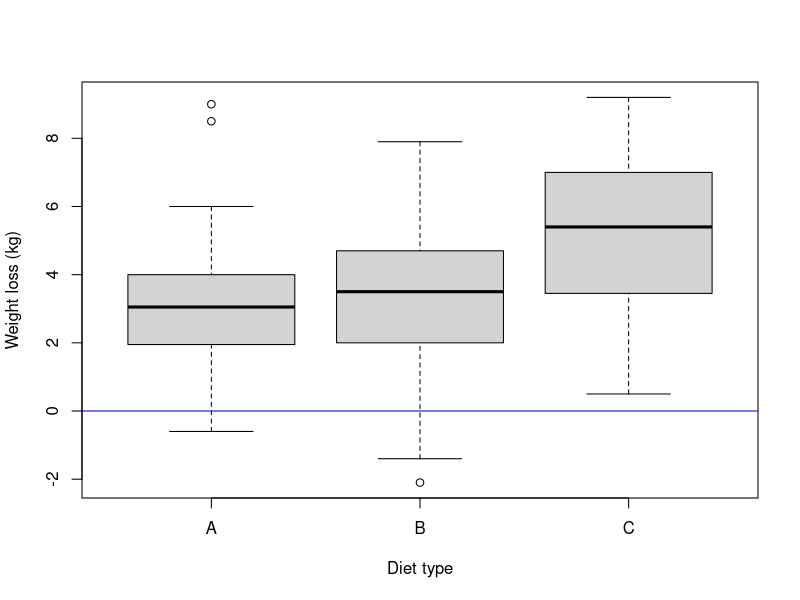
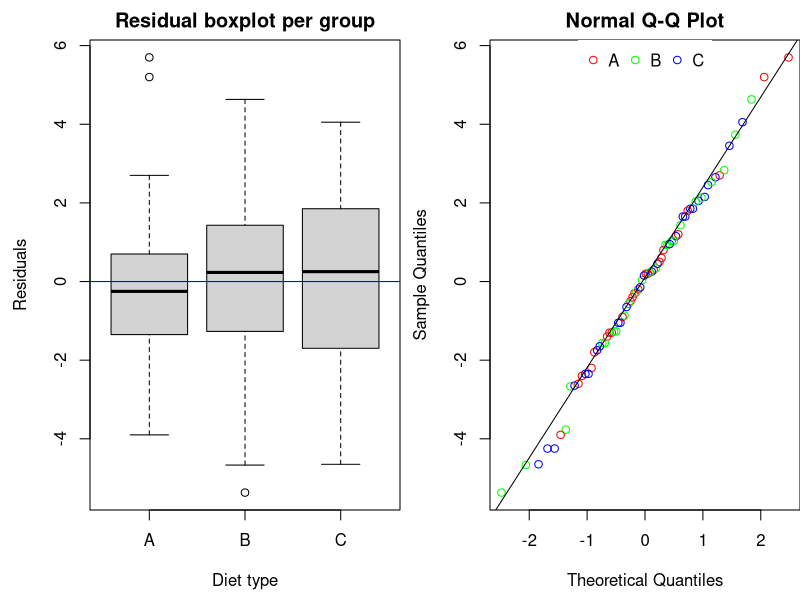
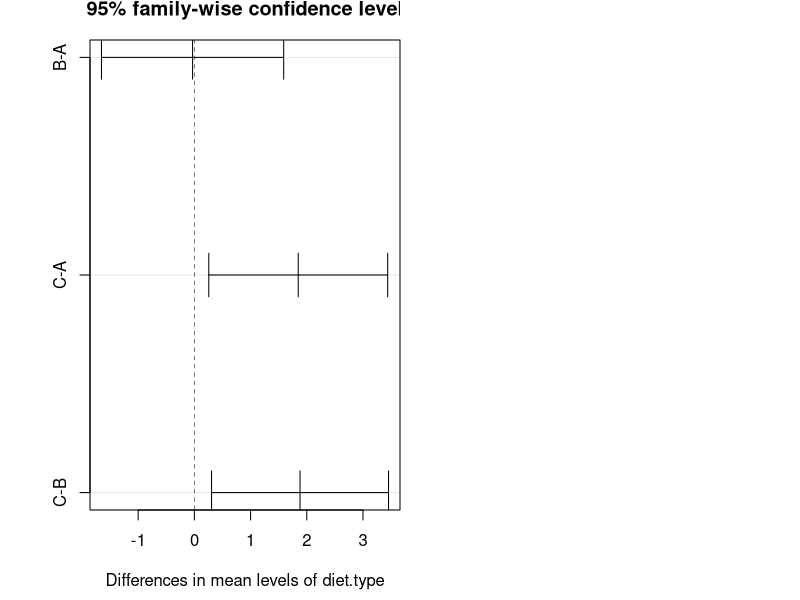

Write R code to recreate these figures, in order.
## ---- chunk 1
# change working directory: should be the directory containg the Markdown files:
# setwd("/Volumes/Files/courses/cruk/LinearModelAndExtensions/20210312/Practicals/")

## ---- chunk 2
diet = read.csv("data/diet.csv",row.names=1)
diet$weight.loss = diet$initial.weight - diet$final.weight 
diet$diet.type   = factor(diet$diet.type,levels=c("A","B","C"))
diet$gender      = factor(diet$gender,levels=c("Female","Male"))
boxplot(weight.loss~diet.type,data=diet,col="light gray",
        ylab = "Weight loss (kg)", xlab = "Diet type")
abline(h=0,col="blue")
## ---- chunk 3
diet.fisher  = aov(weight.loss~diet.type,data=diet)
diet.welch   = oneway.test(weight.loss~diet.type,data=diet)
diet.kruskal = kruskal.test(weight.loss~diet.type,data=diet)

summary(diet.fisher)
print(diet.welch)
print(diet.kruskal)
## ---- chunk 4
summary(aov(weight.loss~diet.type,data=diet[diet$diet.type!="B",]))
t.test(weight.loss~diet.type,data=diet[diet$diet.type!="B",],var.equal = TRUE)
## ---- chunk 5
# mean and median weight loss per group:
mean_group   = tapply(diet$weight.loss,diet$diet.type,mean)
median_group = tapply(diet$weight.loss,diet$diet.type,median)
mean_group
median_group
# residuals:
diet$resid.mean   = (diet$weight.loss - mean_group[as.numeric(diet$diet.type)])
diet$resid.median = (diet$weight.loss - median_group[as.numeric(diet$diet.type)])
diet[1:10,]
## ---- chunk 6
par(mfrow=c(1,2),mar=c(4.5,4.5,2,0)) 
#
boxplot(resid.mean~diet.type,data=diet,main="Residual boxplot per group",col="light gray",xlab="Diet type",ylab="Residuals")
abline(h=0,col="blue")
#
col_group = rainbow(nlevels(diet$diet.type))
qqnorm(diet$resid.mean,col=col_group[as.numeric(diet$diet.type)])
qqline(diet$resid.mean)
legend("top",legend=levels(diet$diet.type),col=col_group,pch=21,ncol=3,box.lwd=NA)
## ---- chunk 7
shapiro.test(diet$resid.mean)
bartlett.test(diet$resid.mean~as.numeric(diet$diet.type))
## ---- chunk 8
plot(TukeyHSD(diet.fisher))
t.test(weight.loss~diet.type,data=diet[diet$diet.type!="C",],var.equal = TRUE)
## ---- chunk 9
diet.fisher = aov(weight.loss~diet.type*gender,data=diet)
summary(diet.fisher)

anova(lm(weight.loss~diet.type*gender,data=diet))
